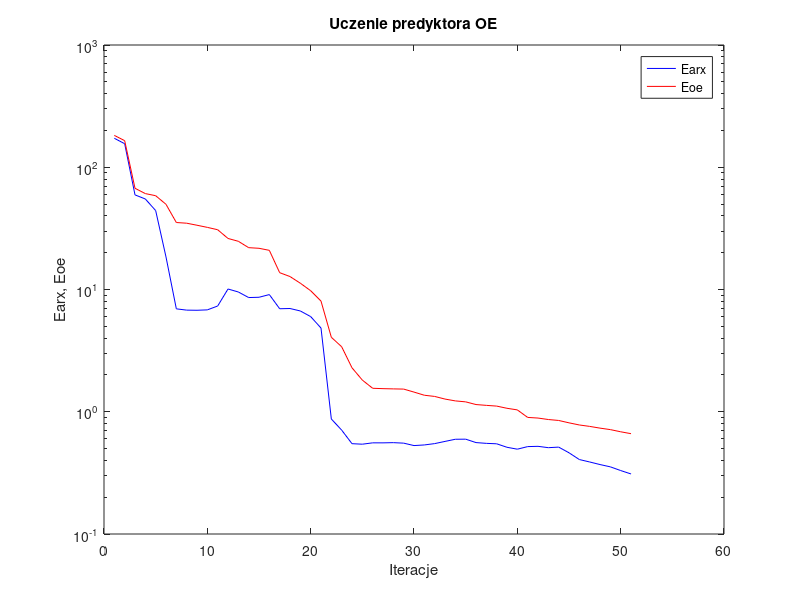
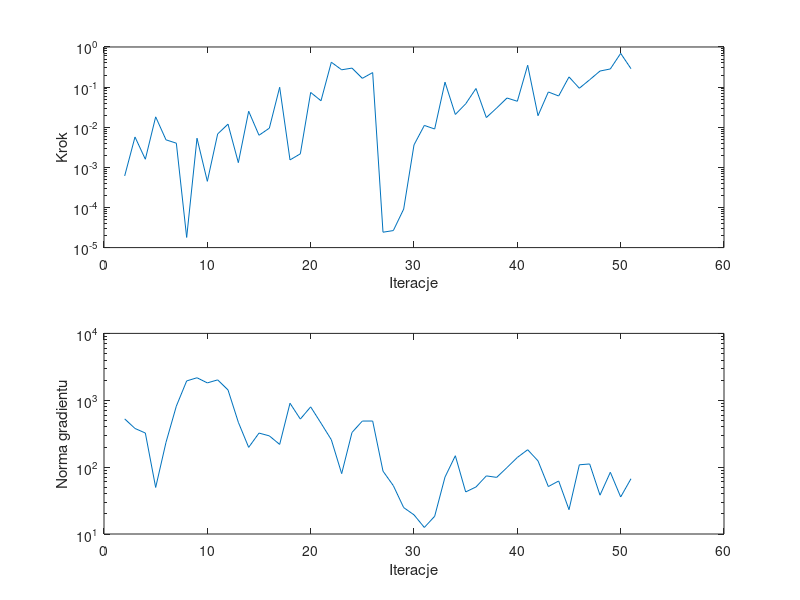

The MATLAB script that drew these images, in order:
%uczenie predyktora oe
clear all;
n=0; farx(n+1)=1.725113e+002; foe(n+1)=1.821606e+002; wspucz(n+1)=0.000000e+000; ng(n+1)=0.000000e+000;
%odnowa zmiennej metryki
n=1; farx(n+1)=1.557983e+002; foe(n+1)=1.650286e+002; krok(n+1)=6.106204e-004; ng(n+1)=5.264265e+002;
n=2; farx(n+1)=5.942483e+001; foe(n+1)=6.728500e+001; krok(n+1)=5.711090e-003; ng(n+1)=3.785140e+002;
n=3; farx(n+1)=5.501157e+001; foe(n+1)=6.088389e+001; krok(n+1)=1.592864e-003; ng(n+1)=3.237324e+002;
n=4; farx(n+1)=4.421209e+001; foe(n+1)=5.851491e+001; krok(n+1)=1.813820e-002; ng(n+1)=4.968303e+001;
n=5; farx(n+1)=1.845613e+001; foe(n+1)=4.976228e+001; krok(n+1)=4.849441e-003; ng(n+1)=2.349210e+002;
n=6; farx(n+1)=6.948067e+000; foe(n+1)=3.531374e+001; krok(n+1)=4.002416e-003; ng(n+1)=8.172086e+002;
n=7; farx(n+1)=6.780433e+000; foe(n+1)=3.486080e+001; krok(n+1)=1.792006e-005; ng(n+1)=1.946467e+003;
n=8; farx(n+1)=6.763188e+000; foe(n+1)=3.354948e+001; krok(n+1)=5.320104e-003; ng(n+1)=2.170167e+003;
n=9; farx(n+1)=6.813788e+000; foe(n+1)=3.222774e+001; krok(n+1)=4.482666e-004; ng(n+1)=1.819082e+003;
n=10; farx(n+1)=7.326052e+000; foe(n+1)=3.082787e+001; krok(n+1)=6.800237e-003; ng(n+1)=2.017066e+003;
n=11; farx(n+1)=1.009552e+001; foe(n+1)=2.615579e+001; krok(n+1)=1.193441e-002; ng(n+1)=1.427987e+003;
n=12; farx(n+1)=9.543132e+000; foe(n+1)=2.479484e+001; krok(n+1)=1.310706e-003; ng(n+1)=4.686343e+002;
n=13; farx(n+1)=8.592953e+000; foe(n+1)=2.199025e+001; krok(n+1)=2.502130e-002; ng(n+1)=1.975319e+002;
n=14; farx(n+1)=8.639653e+000; foe(n+1)=2.173265e+001; krok(n+1)=6.303106e-003; ng(n+1)=3.231085e+002;
n=15; farx(n+1)=9.086974e+000; foe(n+1)=2.091166e+001; krok(n+1)=9.476825e-003; ng(n+1)=2.934871e+002;
n=16; farx(n+1)=6.960017e+000; foe(n+1)=1.372669e+001; krok(n+1)=9.907791e-002; ng(n+1)=2.186448e+002;
n=17; farx(n+1)=6.991051e+000; foe(n+1)=1.276516e+001; krok(n+1)=1.532691e-003; ng(n+1)=9.026155e+002;
n=18; farx(n+1)=6.674579e+000; foe(n+1)=1.125602e+001; krok(n+1)=2.171369e-003; ng(n+1)=5.232308e+002;
n=19; farx(n+1)=6.003364e+000; foe(n+1)=9.772959e+000; krok(n+1)=7.361186e-002; ng(n+1)=7.968077e+002;
n=20; farx(n+1)=4.839516e+000; foe(n+1)=8.038777e+000; krok(n+1)=4.568872e-002; ng(n+1)=4.543859e+002;
n=21; farx(n+1)=8.725503e-001; foe(n+1)=4.065656e+000; krok(n+1)=4.170483e-001; ng(n+1)=2.568156e+002;
n=22; farx(n+1)=7.075324e-001; foe(n+1)=3.401407e+000; krok(n+1)=2.701727e-001; ng(n+1)=7.993725e+001;
n=23; farx(n+1)=5.480333e-001; foe(n+1)=2.288761e+000; krok(n+1)=2.975743e-001; ng(n+1)=3.299624e+002;
n=24; farx(n+1)=5.427741e-001; foe(n+1)=1.815372e+000; krok(n+1)=1.653712e-001; ng(n+1)=4.887014e+002;
n=25; farx(n+1)=5.568171e-001; foe(n+1)=1.556034e+000; krok(n+1)=2.301336e-001; ng(n+1)=4.892347e+002;
%odnowa zmiennej metryki
n=26; farx(n+1)=5.566553e-001; foe(n+1)=1.545131e+000; krok(n+1)=2.418894e-005; ng(n+1)=8.710359e+001;
n=27; farx(n+1)=5.588447e-001; foe(n+1)=1.538287e+000; krok(n+1)=2.656342e-005; ng(n+1)=5.286471e+001;
n=28; farx(n+1)=5.536174e-001; foe(n+1)=1.532493e+000; krok(n+1)=9.108681e-005; ng(n+1)=2.483685e+001;
n=29; farx(n+1)=5.289051e-001; foe(n+1)=1.448309e+000; krok(n+1)=3.625910e-003; ng(n+1)=1.934388e+001;
n=30; farx(n+1)=5.351711e-001; foe(n+1)=1.364837e+000; krok(n+1)=1.109636e-002; ng(n+1)=1.252498e+001;
n=31; farx(n+1)=5.488440e-001; foe(n+1)=1.334481e+000; krok(n+1)=9.030079e-003; ng(n+1)=1.840730e+001;
n=32; farx(n+1)=5.719681e-001; foe(n+1)=1.269954e+000; krok(n+1)=1.328156e-001; ng(n+1)=7.097946e+001;
n=33; farx(n+1)=5.956703e-001; foe(n+1)=1.226948e+000; krok(n+1)=2.080275e-002; ng(n+1)=1.480632e+002;
n=34; farx(n+1)=5.966927e-001; foe(n+1)=1.204917e+000; krok(n+1)=3.822127e-002; ng(n+1)=4.255268e+001;
n=35; farx(n+1)=5.595248e-001; foe(n+1)=1.145304e+000; krok(n+1)=9.233170e-002; ng(n+1)=5.053871e+001;
n=36; farx(n+1)=5.514323e-001; foe(n+1)=1.127870e+000; krok(n+1)=1.741045e-002; ng(n+1)=7.397305e+001;
n=37; farx(n+1)=5.468646e-001; foe(n+1)=1.112438e+000; krok(n+1)=3.012318e-002; ng(n+1)=7.027469e+001;
n=38; farx(n+1)=5.120696e-001; foe(n+1)=1.067428e+000; krok(n+1)=5.349375e-002; ng(n+1)=9.859835e+001;
n=39; farx(n+1)=4.940995e-001; foe(n+1)=1.035668e+000; krok(n+1)=4.438543e-002; ng(n+1)=1.395416e+002;
n=40; farx(n+1)=5.187447e-001; foe(n+1)=8.987792e-001; krok(n+1)=3.505976e-001; ng(n+1)=1.820575e+002;
n=41; farx(n+1)=5.214042e-001; foe(n+1)=8.880903e-001; krok(n+1)=1.938023e-002; ng(n+1)=1.240922e+002;
n=42; farx(n+1)=5.083437e-001; foe(n+1)=8.638701e-001; krok(n+1)=7.563795e-002; ng(n+1)=5.121675e+001;
n=43; farx(n+1)=5.137840e-001; foe(n+1)=8.487447e-001; krok(n+1)=6.004768e-002; ng(n+1)=6.206872e+001;
n=44; farx(n+1)=4.617485e-001; foe(n+1)=8.116377e-001; krok(n+1)=1.794685e-001; ng(n+1)=2.311623e+001;
n=45; farx(n+1)=4.065452e-001; foe(n+1)=7.796106e-001; krok(n+1)=9.363811e-002; ng(n+1)=1.084298e+002;
n=46; farx(n+1)=3.883062e-001; foe(n+1)=7.589959e-001; krok(n+1)=1.523928e-001; ng(n+1)=1.115394e+002;
n=47; farx(n+1)=3.699119e-001; foe(n+1)=7.346209e-001; krok(n+1)=2.515310e-001; ng(n+1)=3.806774e+001;
n=48; farx(n+1)=3.543139e-001; foe(n+1)=7.143738e-001; krok(n+1)=2.833785e-001; ng(n+1)=8.379526e+001;
n=49; farx(n+1)=3.304574e-001; foe(n+1)=6.857871e-001; krok(n+1)=6.930078e-001; ng(n+1)=3.576166e+001;
n=50; farx(n+1)=3.098516e-001; foe(n+1)=6.617263e-001; krok(n+1)=2.876382e-001; ng(n+1)=6.712314e+001;

figure; semilogy(farx,'b'); hold on; semilogy(foe,'r'); xlabel('Iteracje'); ylabel('Earx, Eoe'); legend('Earx','Eoe'); title('Uczenie predyktora OE');
figure; subplot(2,1,1); semilogy(krok); xlabel('Iteracje'); ylabel('Krok');
subplot(2,1,2); semilogy(ng); xlabel('Iteracje'); ylabel('Norma gradientu');
Earx=farx(n+1)
Eoe=foe(n+1)
